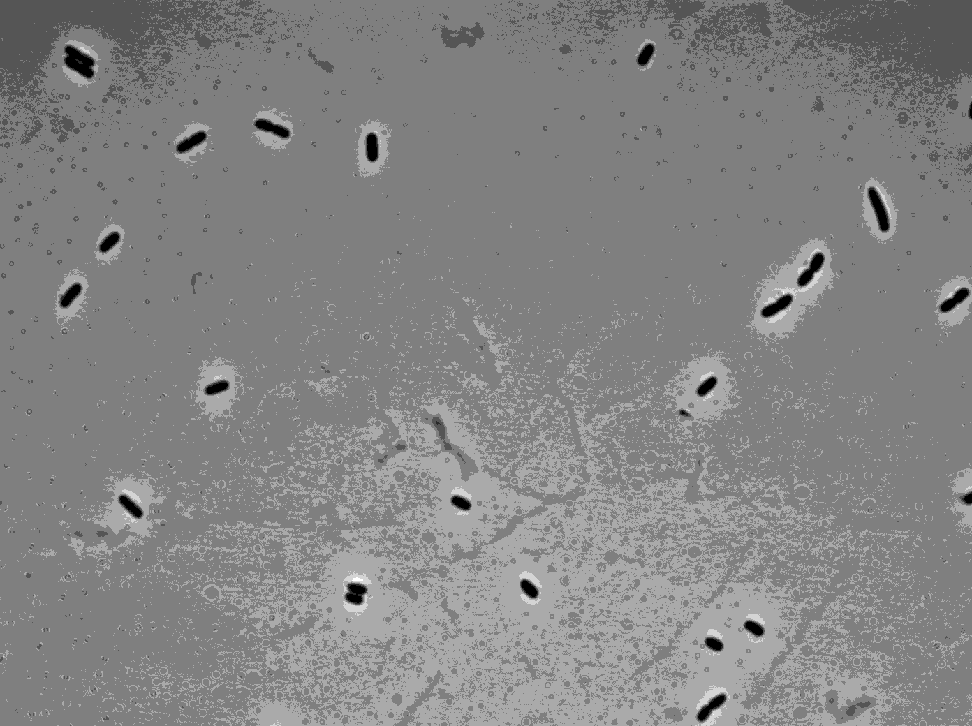
#> input picture data/HG105_images/noLac_phase_0004.tif, 972 x 726 px, shrunk from 1392 x 1040 before the run
$ python image_processing_two.py
#> lines starting #> are read from the running program, lines starting #| are printed output that depends on the picture; after the words box and inside, x2 and y2 are one past the last pixel; in counts of white or black regions, pixels touching at a corner belong together
import numpy as np
import matplotlib.pyplot as plt
import seaborn as sns
sns.set_style('dark')

import skimage.io
import skimage.filters
import skimage.measure
import skimage.segmentation

#load an example phase image.
phase_im = skimage.io.imread('data/HG105_images/noLac_phase_0004.tif')
#> phase_im is the input picture: shape (726, 972) uint16; min 272, max 1916, mean 1190.8

#Show the image
plt.imshow(phase_im, cmap=plt.cm.viridis)
# plt.show()

#Apply a gaussian blur to the image.
im_blur = skimage.filters.gaussian(phase_im, 50.0)
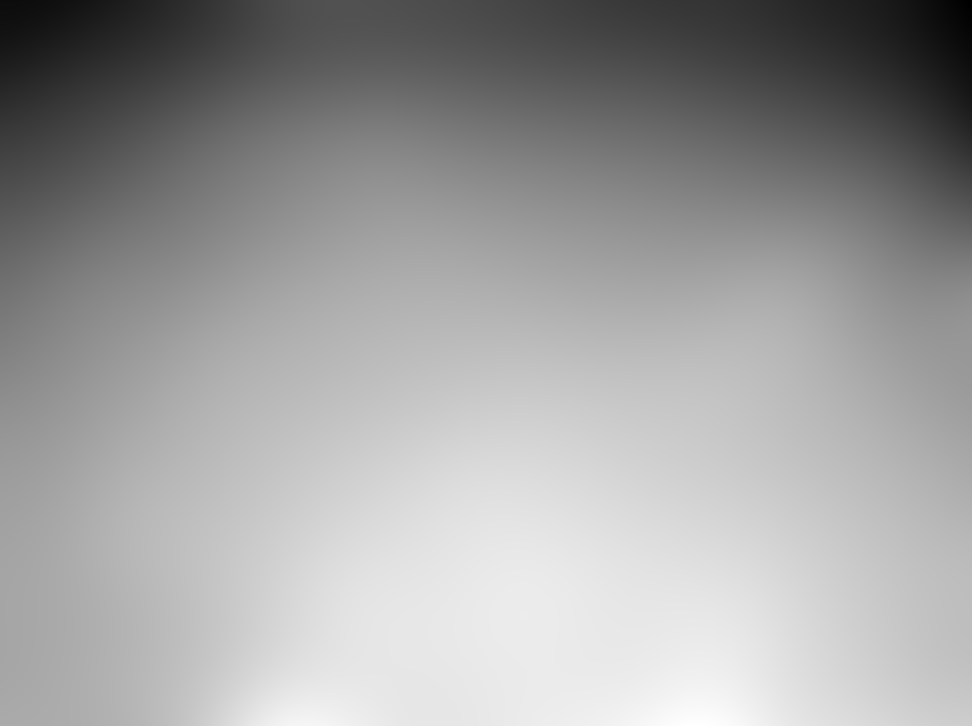
#> im_blur: shape (726, 972) float64; min 0.0146, max 0.0203, mean 0.0182; drawn with min black and max white

#Show the blurred iamge
plt.close()
plt.imshow(im_blur, cmap=plt.cm.viridis)
# plt.show()

#Conert our phase image to a float.
phase_float = skimage.img_as_float(phase_im)
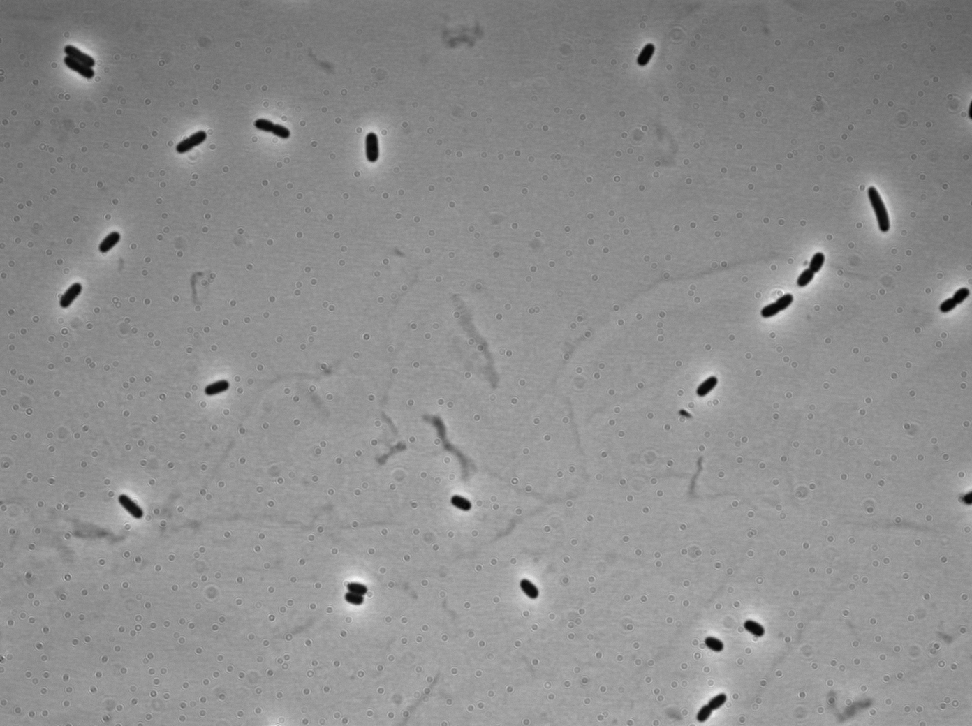
#> phase_float: shape (726, 972) float64; min 0.00415, max 0.0292, mean 0.0182; drawn with min black and max white
phase_sub = phase_float - im_blur
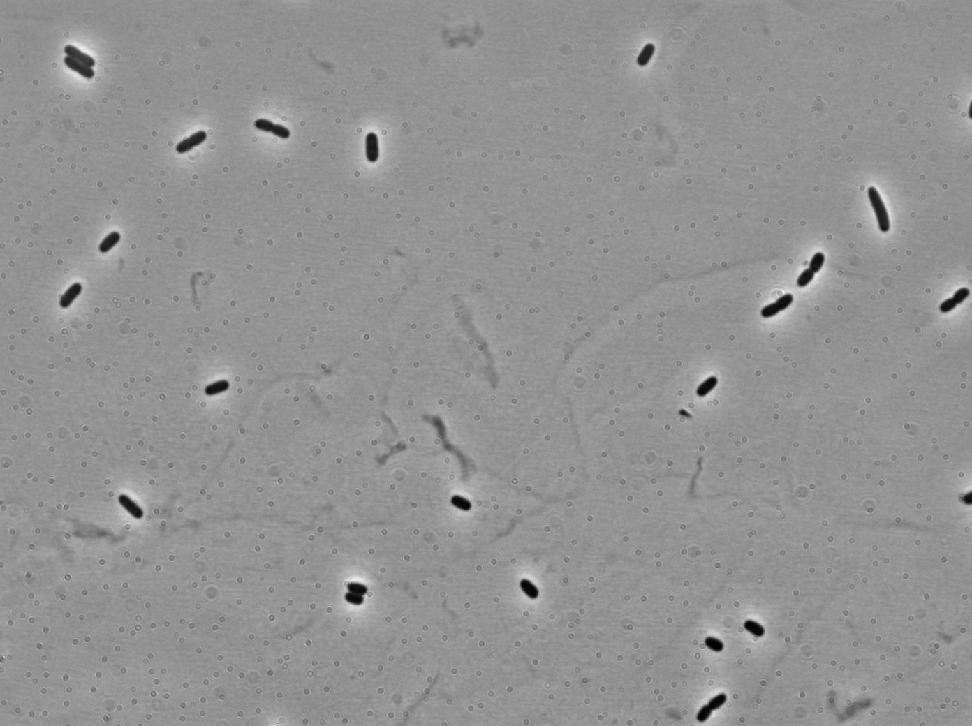
#> phase_sub: shape (726, 972) float64; min -0.0149, max 0.0108, mean -6.57e-06; drawn with min black and max white

#show both
plt.figure()
plt.imshow(phase_float, cmap=plt.cm.viridis)
plt.title('original')

plt.figure()
plt.imshow(phase_sub, cmap=plt.cm.viridis)
plt.title('substracted')

#Apply otsu thresholding
thresh = skimage.filters.threshold_otsu(phase_sub)
#> thresh = -0.00531
seg = phase_sub < thresh
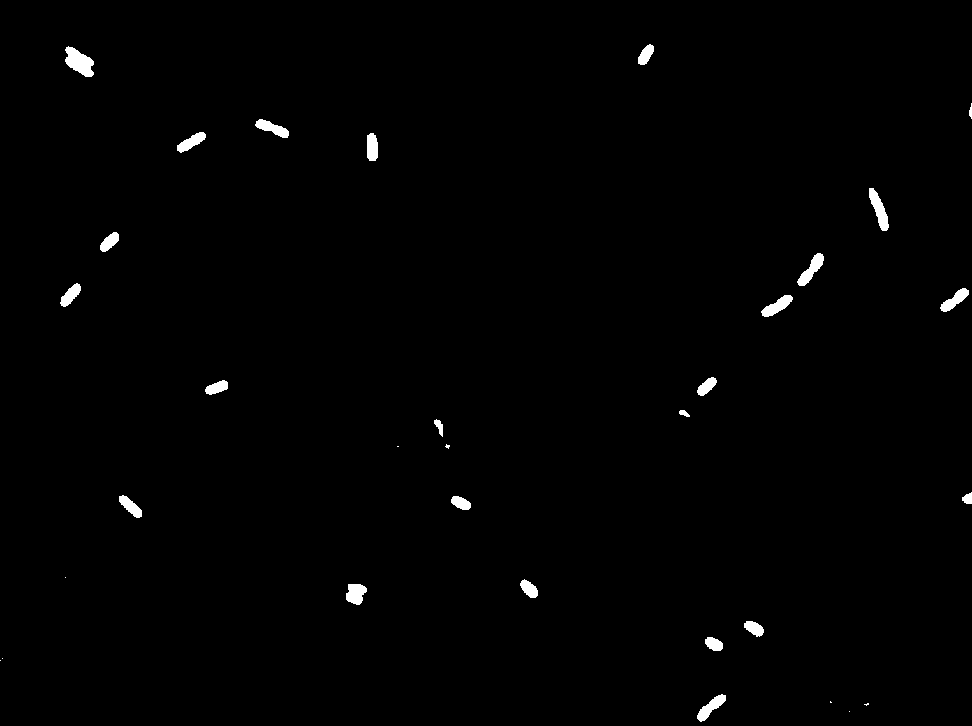
#> seg: shape (726, 972) bool; 0.84% white; 32 white regions (8 under 20 px)

#Plot our segmentation
plt.close('all')
plt.imshow(seg, cmap=plt.cm.gray)

#Label
seg_lab, num_cells = skimage.measure.label(seg, return_num=True, background=0)
#> seg_lab: shape (726, 972) int32; 33 distinct labels, from 0 to 32
#> num_cells = 32
plt.close()
plt.imshow(seg_lab, cmap=plt.cm.Spectral_r)

#compute the region properties and extract area of each object
ip_dist = 0.063 #microns per pixel
props = skimage.measure.regionprops(seg_lab)
#> props = 32 regions; largest, box (x1, y1, x2, y2) and area: (65, 46, 94, 77) 543, (869, 188, 889, 231) 404, (797, 253, 824, 286) 364, (761, 295, 793, 317) 333, (697, 694, 726, 722) 331

#Get the areas as an array
areas = np.array([prop.area for prop in props])
#> areas = 32 values, max 543 at index 1, min 1 at index 21, mean 186.3
cutoff = 150

im_cells = np.copy(seg_lab) > 0  #Convert to bg and cell objects only
for i, _ in enumerate(areas):
    if areas[i] < cutoff:
        im_cells[seg_lab==props[i].label] = 0
#> this loop made 32 passes
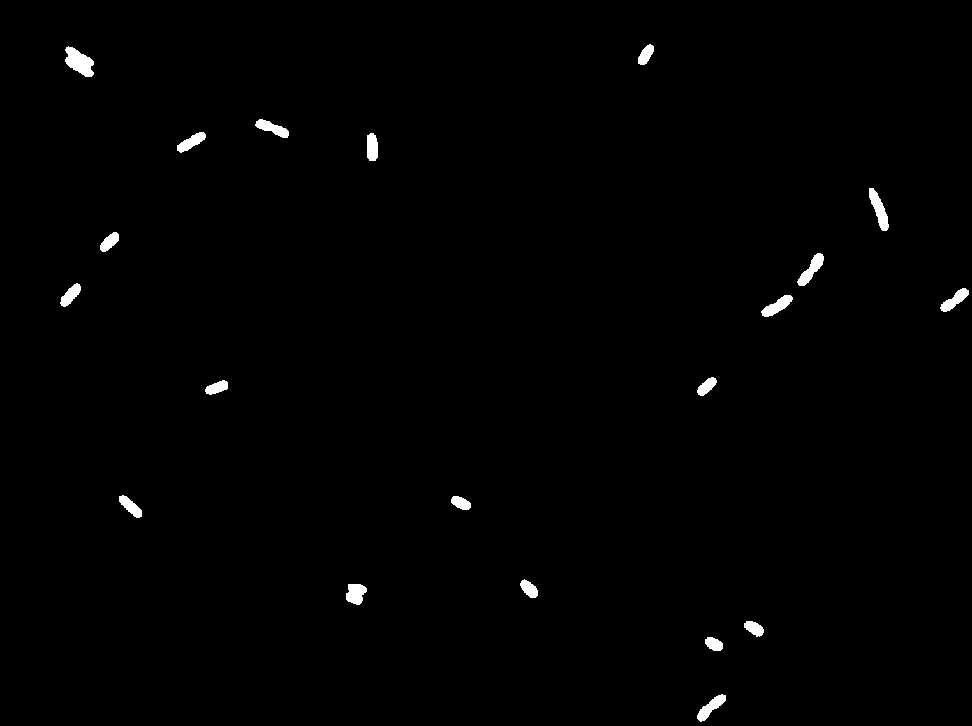
#> im_cells: shape (726, 972) bool; 0.8% white; 20 white regions, largest, box (x1, y1, x2, y2) and area: (65, 46, 94, 77) 543, (869, 188, 889, 231) 404, (797, 253, 824, 286) 364

area_filt_lab = skimage.measure.label(im_cells)
#> area_filt_lab: shape (726, 972) int32; 21 distinct labels, from 0 to 20

plt.figure()
plt.imshow(area_filt_lab, cmap=plt.cm.Spectral_r)

$ run again, with data/HG105_images/noLac_phase_0000.tif copied over data/HG105_images/noLac_phase_0004.tif
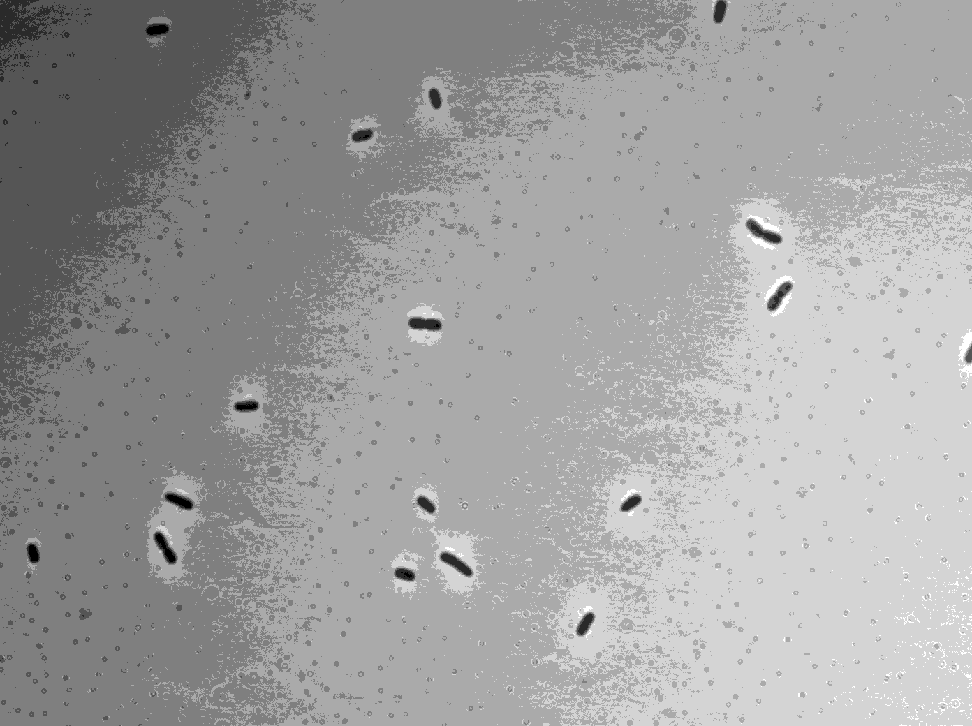
#> input picture data/HG105_images/noLac_phase_0000.tif, 972 x 726 px, shrunk from 1392 x 1040 before the run
#> phase_im is the input picture: shape (726, 972) uint16; min 321, max 2035, mean 1344.4
#> `phase_sub = phase_float - im_blur`:
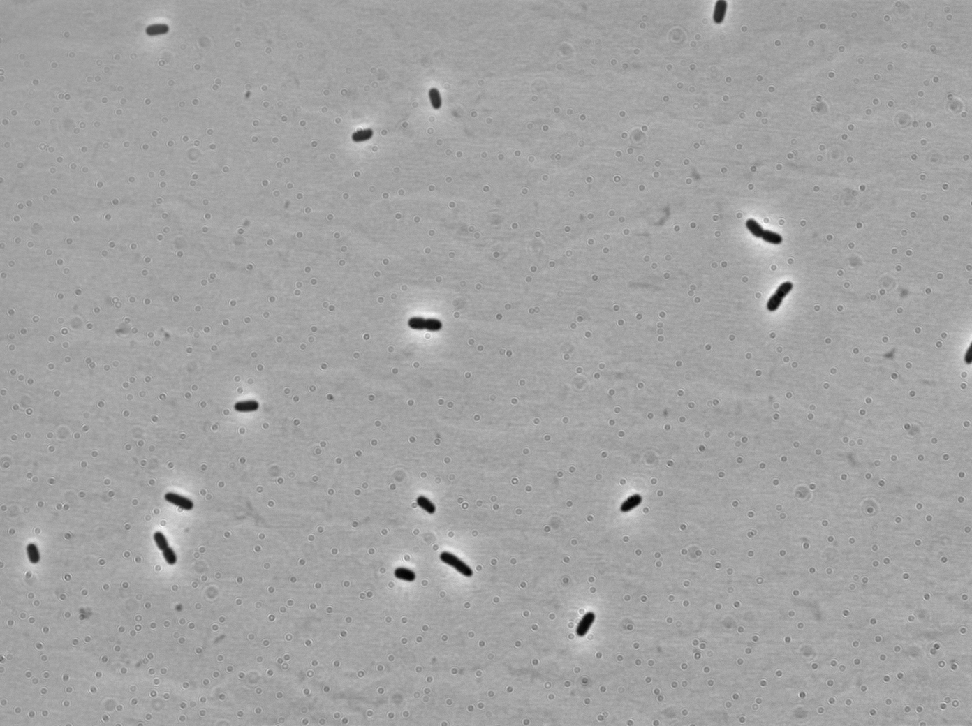
#> phase_sub: shape (726, 972) float64; min -0.0143, max 0.00802, mean -7.59e-08; drawn with min black and max white
#> thresh = -0.00504
#> `seg = phase_sub < thresh`:
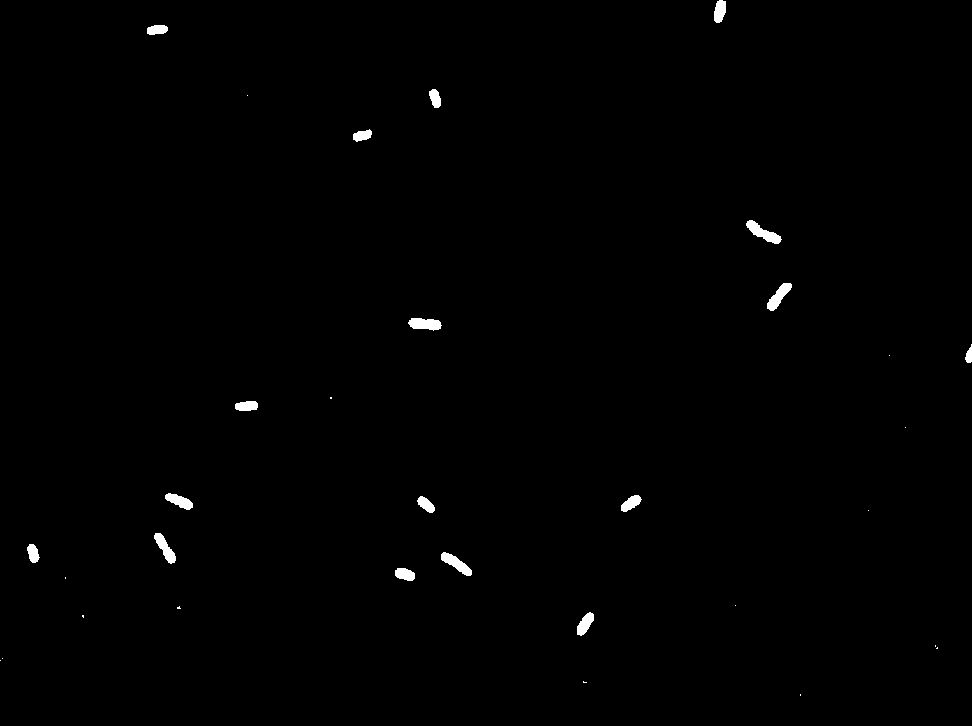
#> seg: shape (726, 972) bool; 0.55% white; 32 white regions (15 under 20 px)
#> seg_lab: shape (726, 972) int32; 33 distinct labels, from 0 to 32
#> num_cells = 32
#> props = 32 regions; largest, box (x1, y1, x2, y2) and area: (746, 220, 782, 244) 358, (408, 318, 442, 331) 322, (441, 552, 472, 576) 319, (767, 283, 792, 311) 315, (154, 533, 176, 564) 297
#> areas = 32 values, max 358 at index 5, min 1 at index 3, mean 122.1
#> the loop `for i, _ in enumerate(areas):` made 32 passes
#> area_filt_lab: shape (726, 972) int32; 17 distinct labels, from 0 to 16

$ run again, with data/HG105_images/noLac_phase_0002.tif copied over data/HG105_images/noLac_phase_0004.tif
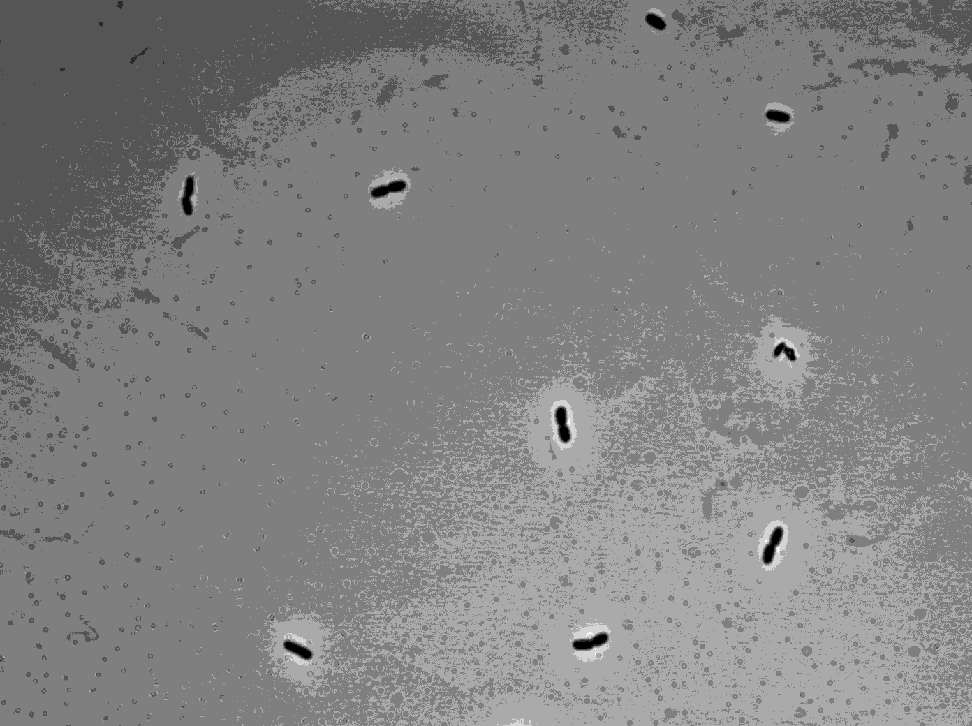
#> input picture data/HG105_images/noLac_phase_0002.tif, 972 x 726 px, shrunk from 1392 x 1040 before the run
#> phase_im is the input picture: shape (726, 972) uint16; min 276, max 1919, mean 1165.2
#> `phase_sub = phase_float - im_blur`:
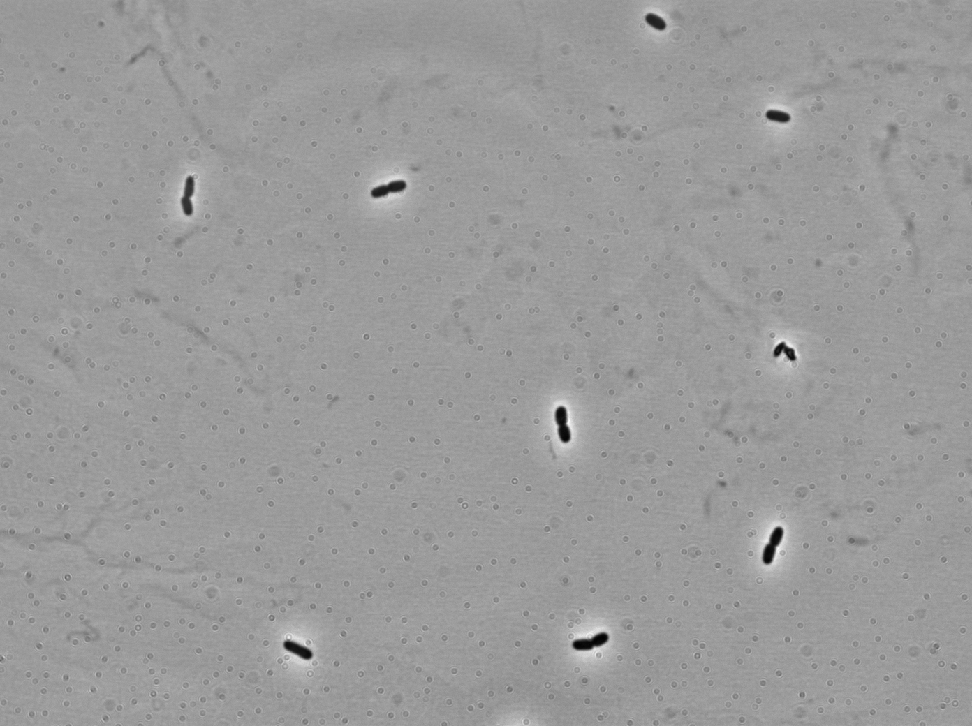
#> phase_sub: shape (726, 972) float64; min -0.015, max 0.00965, mean -3.51e-06; drawn with min black and max white
#> thresh = -0.00552
#> `seg = phase_sub < thresh`:
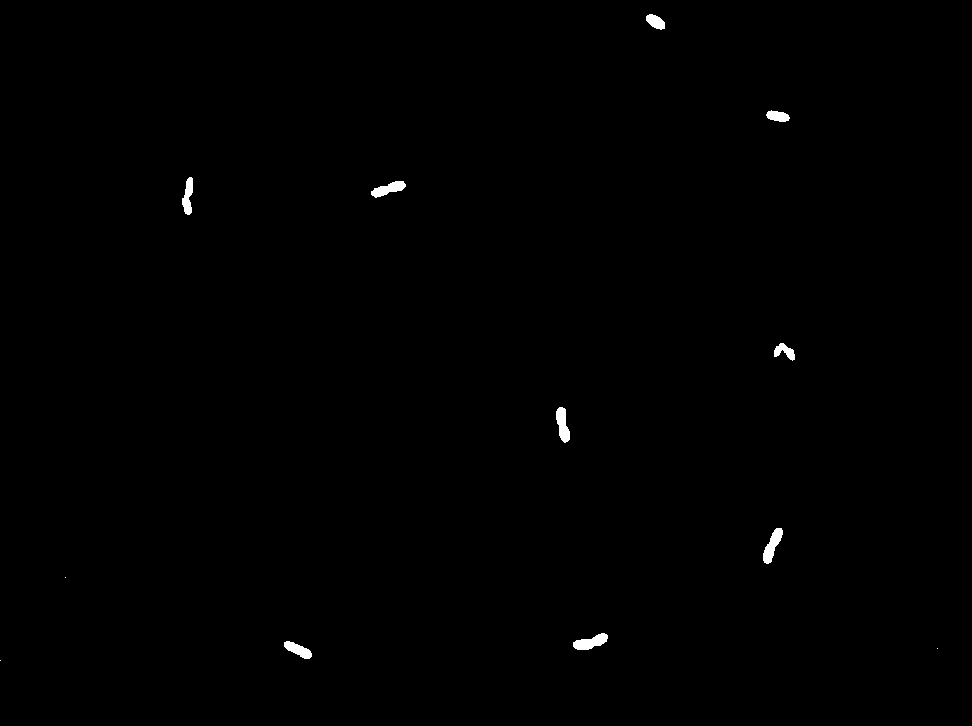
#> seg: shape (726, 972) bool; 0.35% white; 12 white regions (3 under 20 px)
#> seg_lab: shape (726, 972) int32; 13 distinct labels, from 0 to 12
#> num_cells = 12
#> props = 12 regions; largest, box (x1, y1, x2, y2) and area: (763, 528, 783, 564) 348, (573, 633, 608, 650) 347, (556, 407, 570, 443) 323, (371, 181, 406, 198) 311, (182, 177, 193, 215) 269
#> areas = [201, 200, 269, 311, 199, 323, 348, 1, 347, 267, 1, 1]
#> the loop `for i, _ in enumerate(areas):` made 12 passes
#> area_filt_lab: shape (726, 972) int32; 10 distinct labels, from 0 to 9
